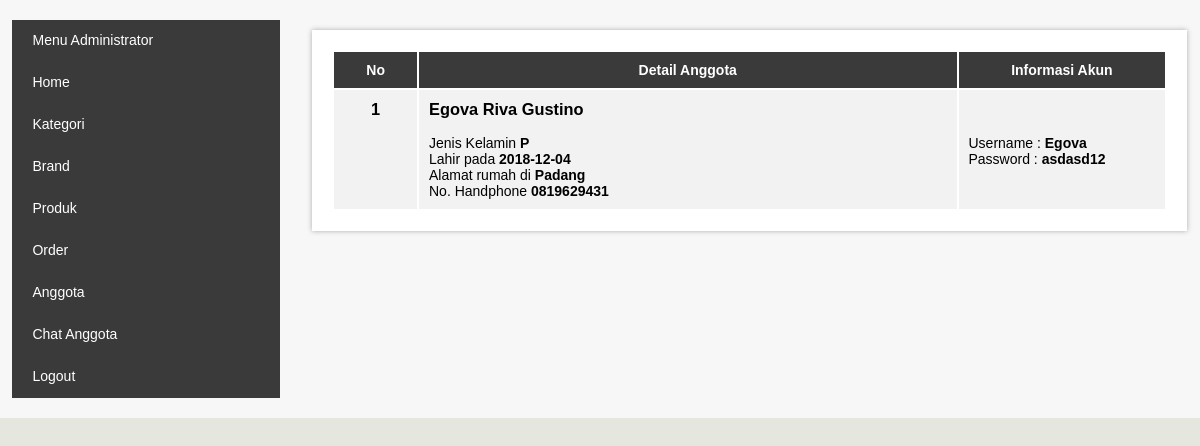
The app's page /admin/index.php?p=anggotaview (signed in) with its own data.
### tables this page shows
CREATE TABLE IF NOT EXISTS `anggota` (
  `idanggota` int(11) NOT NULL AUTO_INCREMENT,
  `username` varchar(50) NOT NULL,
  `password` varchar(20) NOT NULL,
  `namalengkap` varchar(50) NOT NULL,
  `jk` char(1) NOT NULL,
  `tgllahir` date NOT NULL,
  `alamat` text NOT NULL,
  `nohp` varchar(15) NOT NULL,
  `tgldaftar` datetime NOT NULL DEFAULT '0000-00-00 00:00:00',
  PRIMARY KEY (`idanggota`)
);

### admin/anggotaview.php (the view)
<?php
	$sqla = mysql_query("select * from anggota order by idanggota asc");
	echo "<table border='0' width='90%'>";
	echo "<tr align='center'>";
	echo "<th width='10%'>No</th>";
	echo "<th>Detail Anggota</th>";
	echo "<th width='25%'>Informasi Akun</th>";
	echo "</tr>";
	$no = 1;
	while($ra = mysql_fetch_array($sqla)){
		echo "<tr>";
		echo "<td valign='top' align='center'><h3>$no</h3></td>";
		echo "<td valign='top'><h3>$ra[namalengkap]</h3>
		Jenis Kelamin <b>$ra[jk]</b><br>
		Lahir pada <b>$ra[tgllahir]</b><br>
		Alamat rumah di <b>$ra[alamat]</b><br>
		No. Handphone <b>$ra[nohp]</b></td>";
		echo "<td valign='top'><h3>&nbsp;</h3>
		Username : <b>$ra[username]</b><br>
		Password : <b>$ra[password]</b></td>";
		echo "</tr>";
		$no++;
	}
	echo "</table>";
?>

### admin/style.css (style rules this page uses)
table { width:100%; }
th { text-align:center; padding:10px; background-color:#3A3A3A; color:#FFFFFF; font-family:Arial; font-size:14px; }
td { padding:10px; background-color:#F2F2F2; font-size:14px; }

### records on screen
anggota: namalengkap "Egova Riva Gustino", jk "P", tgllahir "2018-12-04", alamat "Padang", nohp "0819629431", username "Egova", password "asdasd12"
